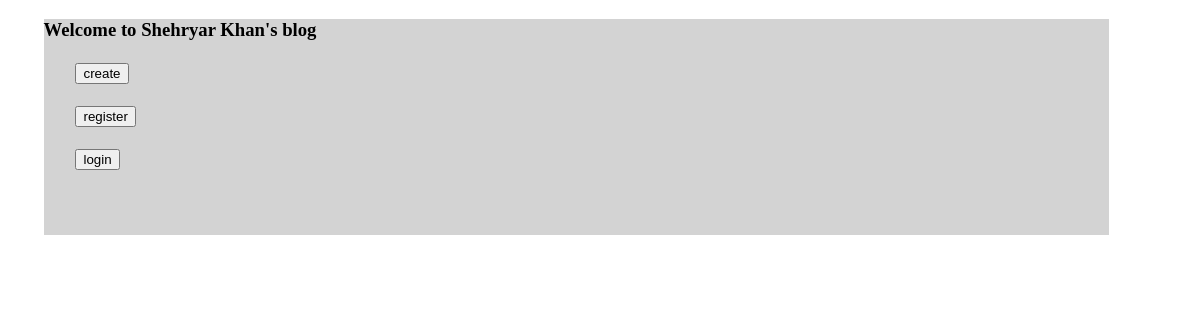
/posts/, run on an earlier commit of the app's database.
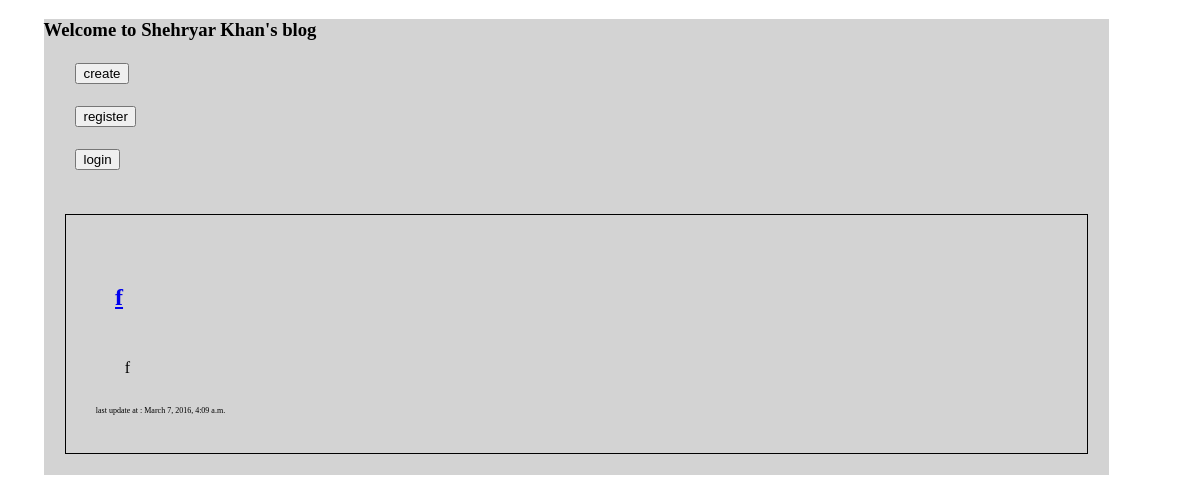
And on a later commit of the database.
### posts/models.py (models this page shows, shortened)
class Post(models.Model):
	title = models.CharField(max_length = 50)
	content = models.TextField()
	created_at = models.DateTimeField(editable=False)
	updated_at = models.DateTimeField()
	slug = models.SlugField(max_length=50)

### posts/views.py (the view)
class index(View):
	def get(self,request):
		template = "index.html"
		blog_list = Post.objects.all().order_by('-updated_at')
		context = {
			"posts" : blog_list
		}
		return render(request, 'index.html', context)

### posts/templates/index.html (shortened to what this page needs)
{% extends "base.html" %}
{% block content %}
<div class = "container">
	<div class "row">
			<h5> <a type="button"href="{% url 'posts:create' %}"><button type="button">create</h5></a>
	</div>
	<div class "row">
			<h5> <a type="button" href="{% url 'posts:register' %}"><button type="button">register</h5></a>
	</div>
<div class "row">
			<h5> <a type="button"href="{% url 'posts:login' %}"><button type="button">login</h5></a>
	</div>
</div>
<div class = "container_row">
	{% for post in posts %}
		<div class = "row">
			<div class="small-9 large-8 columns details">
				<h2 class = "title"><a href="{% url 'posts:details' slug=post.slug %}">{{post.title}}</h2></a>
				<div class = "post">
					<p>{{post.content}}</p>
				</div>
				<div class = "created">
				<p class = "time">last update at : {{post.updated_at}}</p>
				</div>
			</div>
		</div>
	{% endfor %}
</div>
{% endblock content %}

What changed in the data, as far as the page shows it:
added Post: title "f", content "f", updated_at "March 7, 2016, 4:09 a.m."
